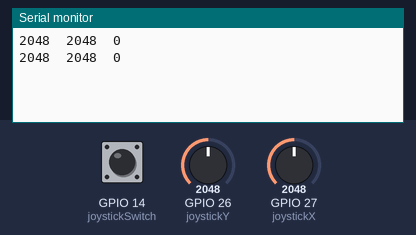
Simulated run of this sketch. Board: ESP32. On the bench: the last lines printed to the serial monitor. The inputs (shaded band) are chosen by the test bench; at power-on: GPIO 26 (joystickY) = 2048, GPIO 27 (joystickX) = 2048, GPIO 14 (joystickSwitch) LOW. No radio packets arrive unless stated.

Above: at 1.8 s.
1.9 s: GPIO 26 (joystickY) set to 2866
At 2.8 s:
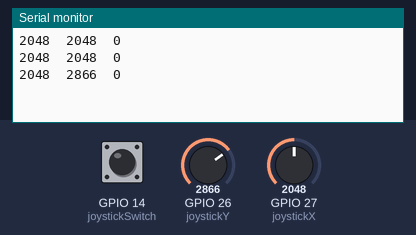
3.4 s: GPIO 27 (joystickX) set to 2866
At 4.7 s:
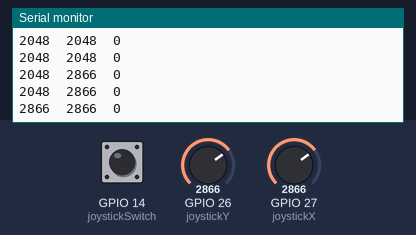
4.9 s: GPIO 14 (joystickSwitch) pulled HIGH for 1.2 s
At 5.5 s:
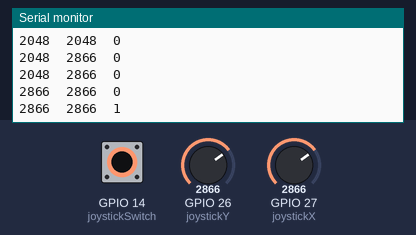
7.6 s: GPIO 26 (joystickY) set to 3603
At 8.8 s:
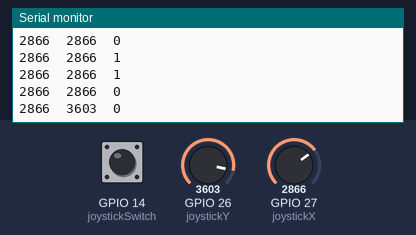
9.1 s: GPIO 27 (joystickX) set to 3603
At 9.1 s:
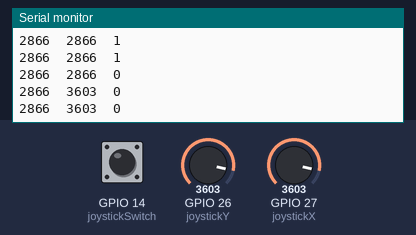
10.6 s: GPIO 14 (joystickSwitch) pulled HIGH for 1.2 s
At 11.7 s:
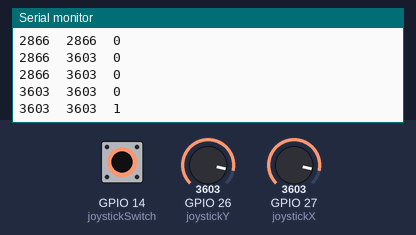
Timing chart, 0 to 13.6 s (numbered marks = the images above; inputs shaded):
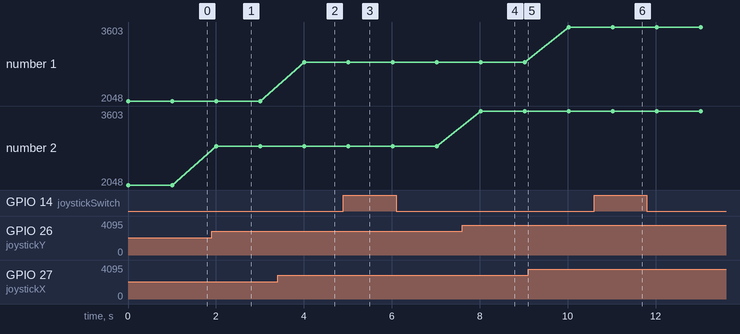

Measured:
- after the input at 1.9 s, the serial monitor: prints a new line after 0.11 s (image 1)
- after the input at 3.4 s, the serial monitor: prints a new line after 0.61 s (image 2)
- after the input at 4.9 s, the serial monitor: prints a new line after 0.11 s (image 3)
- after the input at 7.6 s, the serial monitor: prints a new line after 0.42 s (image 4)
- after the input at 10.6 s, the serial monitor: prints a new line after 0.43 s (image 6)
- plotted number 2: 2048 → 2866 after the input at 1.9 s, 2866 → 3603 after the input at 7.6 s

The sketch:

ESP32.ino
```cpp
#include "ESP32_defines.h"
#include <QTRSensors.h>
#include <SPI.h>
#include <nRF24L01.h>
#include <RF24.h>

RF24 radio(NRF_CE, NRF_CSN); // CE, CSN

const byte address[6] = "13245";

void startNRFtransmitter(){
  radio.begin();
  radio.openWritingPipe(address);
  radio.setPALevel(RF24_PA_MIN);
  radio.stopListening();
}

void joystickSetup(){
  pinMode(joystickX, INPUT);
  pinMode(joystickY, INPUT);
  pinMode(joystickSwitch, INPUT);
}

void setup() {
  Serial.begin(9600);
  startNRFtransmitter();
  joystickSetup();
}

void readJoy(){
  int valx = analogRead(joystickX);
  int valy = analogRead(joystickY);
  int joyVal[2]={valx,valy};
  int joySwitch = digitalRead(joystickSwitch);
  Serial.print(valx);Serial.print("  ");
  Serial.print(valy);Serial.print("  ");
  Serial.println(joySwitch);
}

void sendNRF(){
  const char text[]="ngu";
  radio.write(&text, sizeof(text));
  delay(1000);
}

void loop() {
  readJoy();
  sendNRF();
}
```

ESP32_defines.h
```cpp
#include "esp32-hal-adc.h"
const int NRF_CE = 17;
const int NRF_CSN = 5;
const int joystickX = 27;
const int joystickY = 26;
const int joystickSwitch = 14;
```
